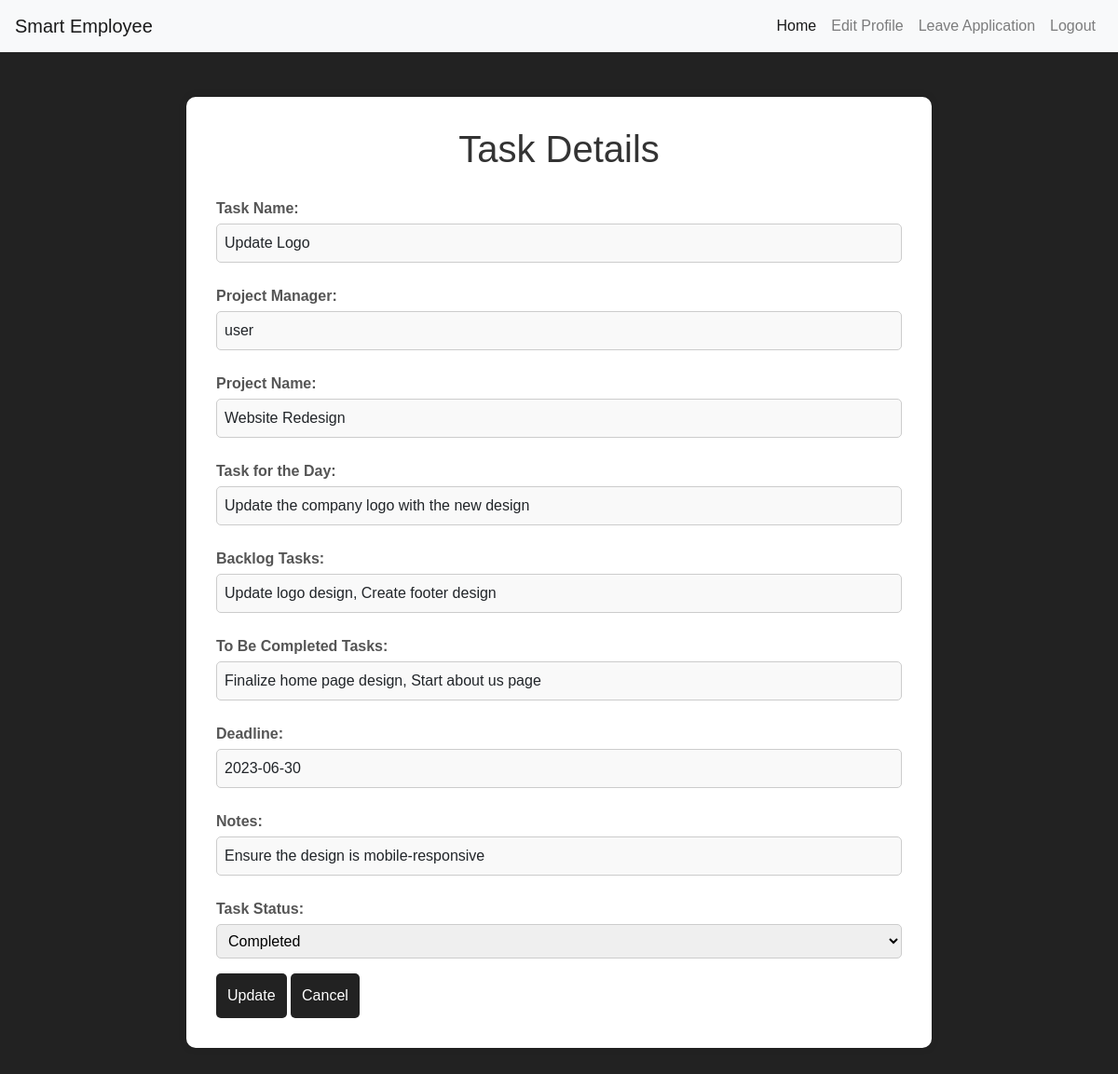
The page /Task_Details.php on the database its author committed.
### tables this page shows
CREATE TABLE `tasks` (
  `task_id` int(11) NOT NULL,
  `project_id` int(11) DEFAULT NULL,
  `task_name` varchar(100) NOT NULL,
  `description` text DEFAULT NULL,
  `assigned_to` int(11) DEFAULT NULL,
  `start_date` date DEFAULT NULL,
  `end_date` date DEFAULT NULL,
  `status` enum('Pending','In Progress','Completed','Not Completed') DEFAULT 'Pending'
);

CREATE TABLE `users` (
  `user_id` int(11) NOT NULL,
  `username` varchar(255) NOT NULL,
  `password` varchar(255) NOT NULL,
  `role` varchar(50) DEFAULT NULL,
  `first_name` varchar(100) DEFAULT NULL,
  `last_name` varchar(100) DEFAULT NULL,
  `email` varchar(255) NOT NULL,
  `phone` varchar(15) DEFAULT NULL,
  `address` varchar(255) DEFAULT NULL,
  `date_joined` date DEFAULT NULL,
  `department` varchar(100) DEFAULT NULL,
  `job_title` varchar(100) DEFAULT NULL,
  `date_of_birth` date DEFAULT NULL,
  `emergency_contact_name` varchar(100) DEFAULT NULL,
  `emergency_contact_phone` varchar(15) DEFAULT NULL,
  `emergency_contact_relation` varchar(100) DEFAULT NULL,
  `project_id` int(11) DEFAULT NULL,
  `hourly_rate` int(11) NOT NULL
);

CREATE TABLE `projects` (
  `project_id` int(11) NOT NULL,
  `project_name` varchar(100) NOT NULL,
  `description` text DEFAULT NULL,
  `start_date` date DEFAULT NULL,
  `end_date` date DEFAULT NULL,
  `status` enum('Pending','In Progress','Completed') DEFAULT 'Pending',
  `user_id` int(11) DEFAULT NULL,
  `managed_by` int(11) DEFAULT NULL
);

### Task_Details.php (the view, shortened to what this page needs)
<?php
include 'db_connection.php';
$task_id = 1;
$sql = "SELECT tasks.task_name, projects.project_name, tasks.description, tasks.start_date, tasks.end_date, tasks.status, users.first_name as project_manager
        FROM tasks
        JOIN projects ON tasks.project_id = projects.project_id
        JOIN users ON projects.user_id = users.user_id
        WHERE tasks.task_id = :task_id";
$stmt = $pdo->prepare($sql);
$stmt->bindParam(':task_id', $task_id, PDO::PARAM_INT);
$stmt->execute();
if ($stmt->rowCount() > 0) {
    $task = $stmt->fetch(PDO::FETCH_ASSOC);
} else {
    echo "No task found with the specified ID.";
    exit;
}
?>
<!DOCTYPE html>
<html lang="en">
<head>
    <link rel="stylesheet" href="https://cdn.jsdelivr.net/npm/bootstrap@4.6.2/dist/css/bootstrap.min.css">
    <link rel="stylesheet" href="assets/css/style.css">
</head>
<body class="index-page">
<header>
  <nav class="navbar navbar-light bg-light">
    <a class="navbar-brand" href="#">Smart Employee</a>
    <div>
      <div class="navbar-nav flex-row">
        <a class="nav-item nav-link active px-2" href="employee-dashboard.php">Home <span class="sr-only">(current)</span></a>
        <a class="nav-item nav-link px-2" href="userProfile.php?id=<?php echo $prof_details['user_id']; ?>">Edit Profile</a>
        <a class="nav-item nav-link px-2" href="Leave_Application.php?id=<?php echo $prof_details['user_id']; ?>">Leave Application</a>
        <a class="nav-item nav-link px-2" href="logout.php">Logout</a>
      </div>
    </div>
  </nav>
</header>
<main class="leavebody">
    <div class="leavecontainer task-details-container">
        <h1>Task Details</h1>
        <form id="task-details-form" method="post" action="Task_Details.php">
            <div class="task-info">
                <label for="task-name">Task Name:</label>
                <p id="task-name"><?php echo htmlspecialchars($task['task_name']); ?></p>
                <label for="project-manager">Project Manager:</label>
                <p id="project-manager"><?php echo htmlspecialchars($task['project_manager']); ?></p>
                <label for="project-name">Project Name:</label>
                <p id="project-name"><?php echo htmlspecialchars($task['project_name']); ?></p>
                <label for="task-for-the-day">Task for the Day:</label>
                <p id="task-for-the-day"><?php echo htmlspecialchars($task['description']); ?></p>
                <label for="backlog-tasks">Backlog Tasks:</label>
                <p id="backlog-tasks">Update logo design, Create footer design</p>
                <label for="to-be-completed">To Be Completed Tasks:</label>
                <p id="to-be-completed">Finalize home page design, Start about us page</p>
                <label for="deadline">Deadline:</label>
                <p id="deadline"><?php echo htmlspecialchars($task['end_date']); ?></p>
                <label for="notes">Notes:</label>
                <p id="notes">Ensure the design is mobile-responsive</p>
                <label for="status">Task Status:</label>
                <select id="status" name="status" required>
                    <option value="Completed" <?php if ($task['status'] == 'Completed') echo 'selected'; ?>>Completed</option>
                </select>
                <div class="task-info-buttons">
                    <button type="submit">Update</button>
                    <button type="button" onclick="window.location.href='employee-dashboard.php';">Cancel</button>
                </div>
            </div>
        </form>
    </div>
</main>
</body>
</html>

### assets/css/style.css (style rules this page uses)
body { font-family: Arial; margin: 0; padding: 0; font-size: 16px; }
a { text-decoration: none !important; }
p { margin: 0; }
.leavebody { margin: 0; padding: 0; display: flex; justify-content: center; align-items: center; background-color: #222; }
.leavecontainer { background-color: white; padding: 2rem; border-radius: 10px; box-shadow: 0 0 10px rgba(0, 0, 0, 0.1); max-width: 800px; margin: 3rem; width: 100%; }
h1 { text-align: center; color: #333; }
.task-details-container { max-width: 800px; margin: 3rem; }
.task-info { display: flex; flex-direction: column; }
.task-info label { margin: 0.5rem 0 0.25rem; color: #555; font-weight: bold; }
.task-info p { margin: 0 0 1rem; padding: 0.5rem; background-color: #f9f9f9; border: 1px solid #ccc; border-radius: 5px; }
.task-info select { padding: 0.5rem; margin-bottom: 1rem; border: 1px solid #ccc; border-radius: 5px; }
.task-info-buttons button { padding: 0.75rem !important; background-color: #222 !important; color: white !important; border: none !important; border-radius: 5px !important; cursor: pointer !important; font-size: 1rem !important; }
body.index-page { background-color: #222; }
form { margin-top: 20px; }

### rows shown on the page
tasks: task_name "Update Logo", users.first_name "user", project.project_name "Website Redesign", description "Update the company logo with the new design", end_date "2023-06-30", status "Completed"
